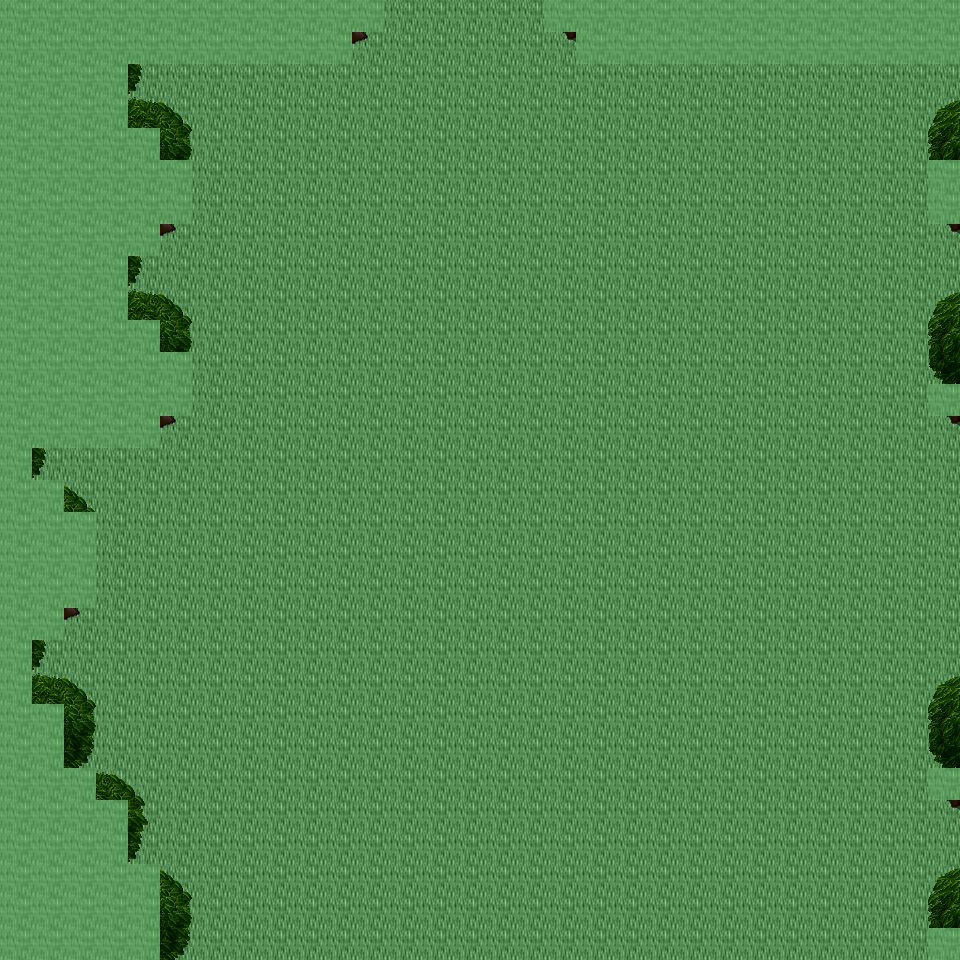

This game map was drawn from its Tiled (.tmx) file and the tilesets committed beside it. A one-line description and the trimmed map source follow:
An orthogonal 30x30 tile map with 32x32 px tiles, 6 tile layers (Ground, Object, Object2, Above, ...), 14 tilesets and 6 objects (6x mapExit).

<map version="1.0" orientation="orthogonal" renderorder="right-down" width="30" height="30" tilewidth="32" tileheight="32" nextobjectid="7">
  <tileset firstgid="1" name="tileset_ground_ground" tilewidth="32" tileheight="32" tilecount="33" columns="3">
    <image source="../drawable/tileset_ground_ground.png" width="96" height="352" />
  </tileset>
  <tileset firstgid="34" name="tileset_plant_tree_tree_darkgreen" tilewidth="32" tileheight="32" tilecount="88" columns="8">
    <image source="../drawable/tileset_plant_tree_tree_darkgreen.png" width="256" height="352" />
  </tileset>
  <tileset firstgid="122" name="tileset_plant_tree_tree_green" tilewidth="32" tileheight="32" tilecount="88" columns="8">
    <image source="../drawable/tileset_plant_tree_tree_green.png" width="256" height="352" />
  </tileset>
  <tileset firstgid="210" name="tileset_logic_creature_elf" tilewidth="32" tileheight="32" tilecount="16" columns="8">
    <image source="../drawable/tileset_logic_creature_elf.png" width="256" height="64" />
  </tileset>
  <tileset firstgid="226" name="tileset_logic_creature_animal" tilewidth="32" tileheight="32" tilecount="32" columns="8">
    <image source="../drawable/tileset_logic_creature_animal.png" width="256" height="128" />
  </tileset>
  <tileset firstgid="258" name="tileset_logic_portal" tilewidth="32" tileheight="32" tilecount="24" columns="8">
    <image source="../drawable/tileset_logic_portal.png" width="256" height="96" />
  </tileset>
  <tileset firstgid="282" name="tileset_logic_collision" tilewidth="32" tileheight="32" tilecount="1" columns="1">
    <image source="../drawable/tileset_logic_collision.png" width="32" height="32" />
  </tileset>
  <tileset firstgid="283" name="tileset_logic_item_herb" tilewidth="32" tileheight="32" tilecount="5" columns="5">
    <image source="../drawable/tileset_logic_item_herb.png" width="160" height="32" />
  </tileset>
  <tileset firstgid="288" name="tileset_logic_creature_mythical_being" tilewidth="32" tileheight="32" tilecount="24" columns="8">
    <image source="../drawable/tileset_logic_creature_mythical_being.png" width="256" height="96" />
  </tileset>
  <tileset firstgid="312" name="tileset_plant_flower_small_flower_bed_2" tilewidth="32" tileheight="32" tilecount="12" columns="3">
    <image source="../drawable/tileset_plant_flower_small_flower_bed_2.png" width="96" height="128" />
  </tileset>
  <tileset firstgid="324" name="tileset_plant_flower_small_flower_bed" tilewidth="32" tileheight="32" tilecount="12" columns="3">
    <image source="../drawable/tileset_plant_flower_small_flower_bed.png" width="96" height="128" />
  </tileset>
  <tileset firstgid="336" name="tileset_plant_flower_pointed_yellow" tilewidth="32" tileheight="32" tilecount="2" columns="2">
    <image source="../drawable/tileset_plant_flower_pointed_yellow.png" width="64" height="32" />
  </tileset>
  <tileset firstgid="338" name="tileset_plant_flower_polyanthus" tilewidth="32" tileheight="32" tilecount="3" columns="3">
    <image source="../drawable/tileset_plant_flower_polyanthus.png" width="96" height="32" />
  </tileset>
  <tileset firstgid="341" name="tileset_building_huts" tilewidth="32" tileheight="32" tilecount="338" columns="26">
    <image source="../drawable/tileset_building_huts.png" width="832" height="416" />
  </tileset>
  <layer name="Ground" width="30" height="30">
    <data>[900 cells, 900 non-empty, 1 distinct tile ids]</data>
  </layer>
  <layer name="Object" width="30" height="30">
    <data>[900 cells, 2 non-empty, 2 distinct tile ids]</data>
  </layer>
  <layer name="Object2" width="30" height="30">
    <data>[900 cells, 80 non-empty, 10 distinct tile ids]</data>
  </layer>
  <layer name="Above" width="30" height="30">
    <data>[900 cells, 141 non-empty, 36 distinct tile ids]</data>
  </layer>
  <layer name="Above2" width="30" height="30">
    <data>[900 cells, 1 non-empty, 1 distinct tile ids]</data>
  </layer>
  <layer name="Walkable" width="30" height="30">
    <data>[900 cells, 159 non-empty, 1 distinct tile ids]</data>
  </layer>
  <objectgroup name="MapEvents">
    <object id="1" name="north" type="mapExit" x="384" y="0" width="160" height="32">
      <properties>
        <property name="map" value="level_0_x139_y76" />
        <property name="x" value="12" />
        <property name="y" value="28" />
      </properties>
    </object>
    <object id="2" name="south" type="mapExit" x="160" y="928" width="768" height="32">
      <properties>
        <property name="map" value="level_0_x139_y78" />
        <property name="x" value="5" />
        <property name="y" value="1" />
      </properties>
    </object>
    <object id="3" name="east" type="mapExit" x="928" y="64" width="32" height="96">
      <properties>
        <property name="map" value="level_0_x140_y77" />
        <property name="x" value="1" />
        <property name="y" value="2" />
      </properties>
    </object>
    <object id="4" name="east2" type="mapExit" x="928" y="224" width="32" height="160">
      <properties>
        <property name="map" value="level_0_x140_y77" />
        <property name="x" value="1" />
        <property name="y" value="7" />
      </properties>
    </object>
    <object id="5" name="east3" type="mapExit" x="928" y="416" width="32" height="352">
      <properties>
        <property name="map" value="level_0_x140_y77" />
        <property name="x" value="1" />
        <property name="y" value="13" />
      </properties>
    </object>
    <object id="6" name="east4" type="mapExit" x="928" y="800" width="32" height="128">
      <properties>
        <property name="map" value="level_0_x140_y77" />
        <property name="x" value="1" />
        <property name="y" value="25" />
      </properties>
    </object>
  </objectgroup>
</map>
